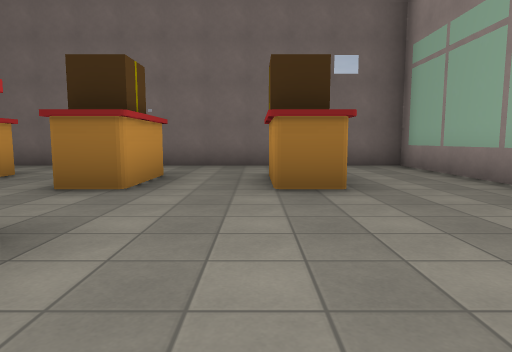
view 1 (above)

14 first-person views from a walk through a level from a Godot 3-D game. The camera is 1.2 m above the floor, tilts 6° down and sees 75° across. The floor is counted in squares, 2.25 m on a side. Each view is taken from the middle of a square. On the plan, view 1 faces up. The plan holds only what a view shows up to about 9 squares ahead; the rest is blank. The place goes on beyond the plan. Some surface patterns are stand-ins.

view 2
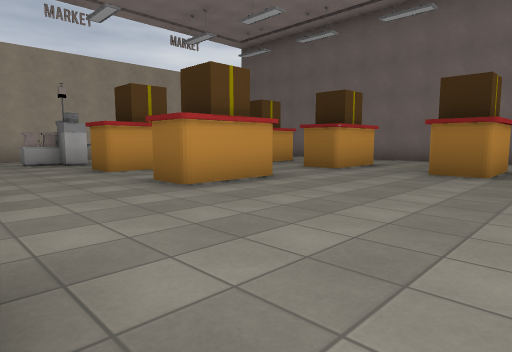

view 3
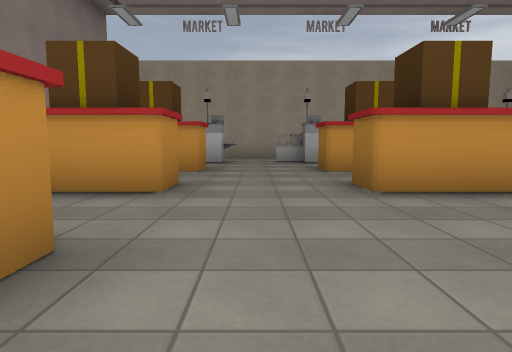

view 4
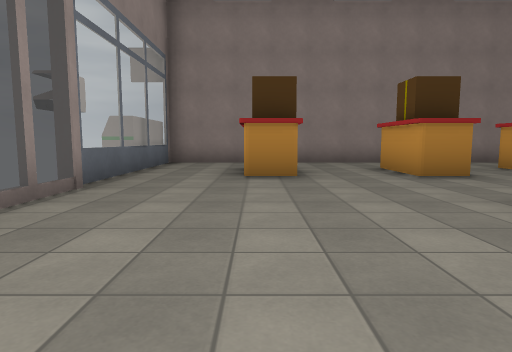

view 5
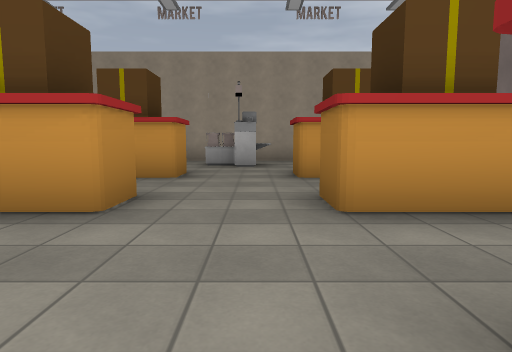

view 6
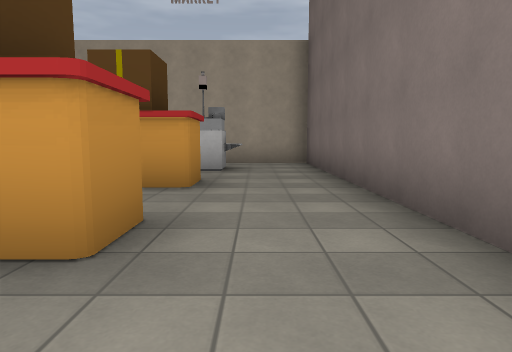

view 7
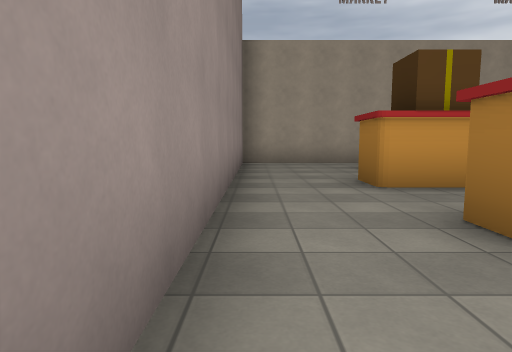

view 8
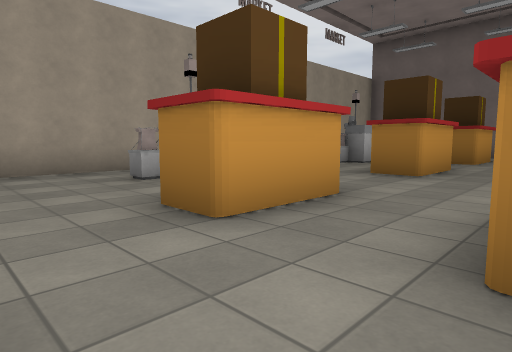

view 9
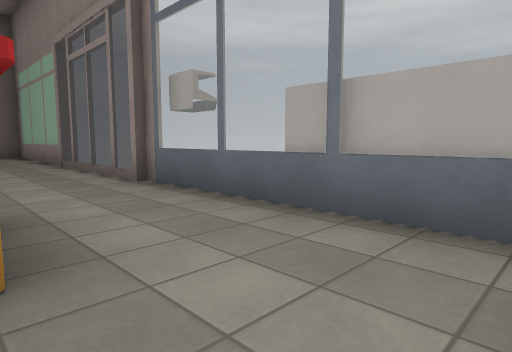

view 10
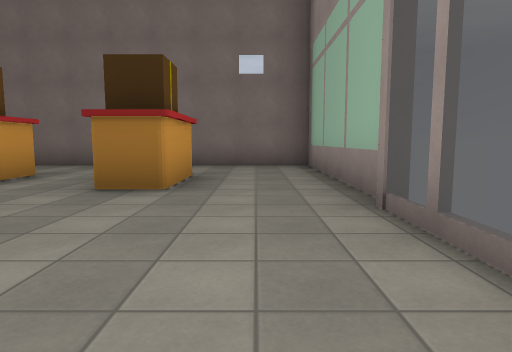

view 11
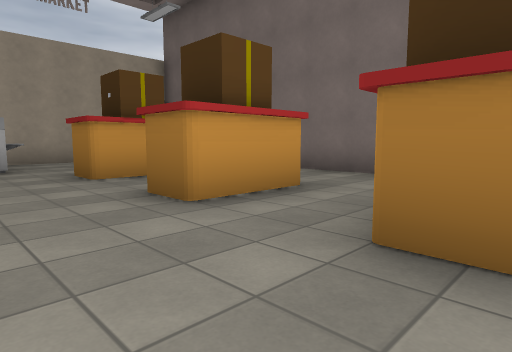

view 12
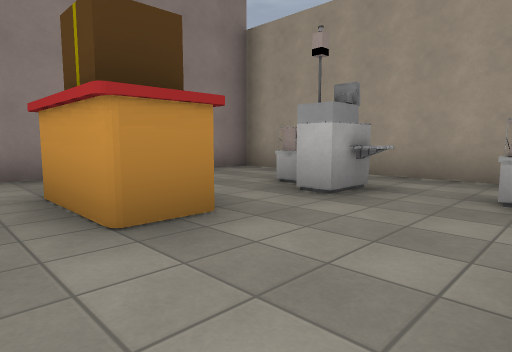

view 13
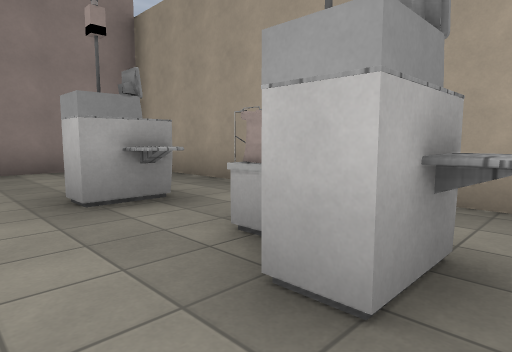

view 14
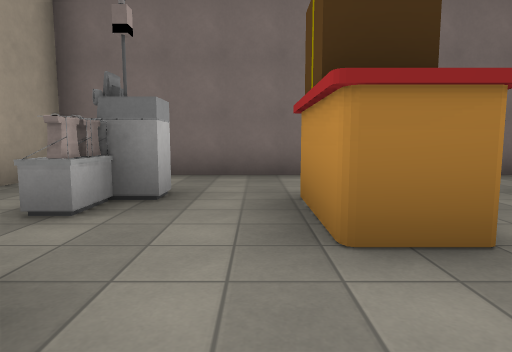

### Floor plan
Points are (right, up) in squares from view 1. A wall is a line through its corners. A room is listed if a view was taken in it or the views show most of it. See-through windows are left out.
Room 1 (views 1, 2, 3, 4, 5, 6, 7, 8, 9, 10, 11, 12, 13, 14)
walls: (-6.3, 0.3) (-6.3, -0.5) (-6.7, -0.5); (-5.9, 3.1) (-5.9, 2.6) (-6.3, 2.6) (-6.3, 1.9); (-6.7, 0.6) (-5.9, 0.6) (-5.9, 0.2) (-6.6, 0.2); (-6.7, -1.8) (-5.9, -1.8) (-5.9, -2.2); (-6.3, -2.5) (-6.3, -2.9) (-6.7, -2.9); (-6.3, 5) (-6.3, 4.3) (-6.7, 4.3); (-8, 0.6) (-8, -5.3) (3.1, -5.3) (3.1, 7.2) (-8, 7.2) (-8, 5.2); (-6.6, 5.4) (-5.9, 5.4) (-5.9, 5) (-6.1, 5) (-6.4, 4.5); (3.1, -3.1) (3.9, -3.1); (-8, 4.8) (-8, 3)
objects: desk (-4, -2); desk (-4, 2); desk (-4, 4) to (-4, 5); desk (-2, -2); desk (-2, 2); desk (-2, 4) to (-2, 5); desk (1, -2); desk (1, 4) to (1, 5)

Where each view was taken, in squares from view 1:
view 1: 0 up, 0 right, facing up
view 2: 2 down, 2 right, facing up-left
view 3: 1 down, 2 right, facing left
view 4: 3 up, 1 right, facing down
view 5: 3 up, 1 right, facing left
view 6: 6 up, 0 right, facing left
view 7: 5 down, 0 right, facing left
view 8: 5 down, 2 left, facing up-left
view 9: 5 down, 1 right, facing up-right
view 10: 0 up, 2 right, facing up
view 11: 2 up, 1 right, facing up-left
view 12: 0 up, 3 left, facing down-left
view 13: 1 up, 5 left, facing down-left
view 14: 2 up, 5 left, facing up
